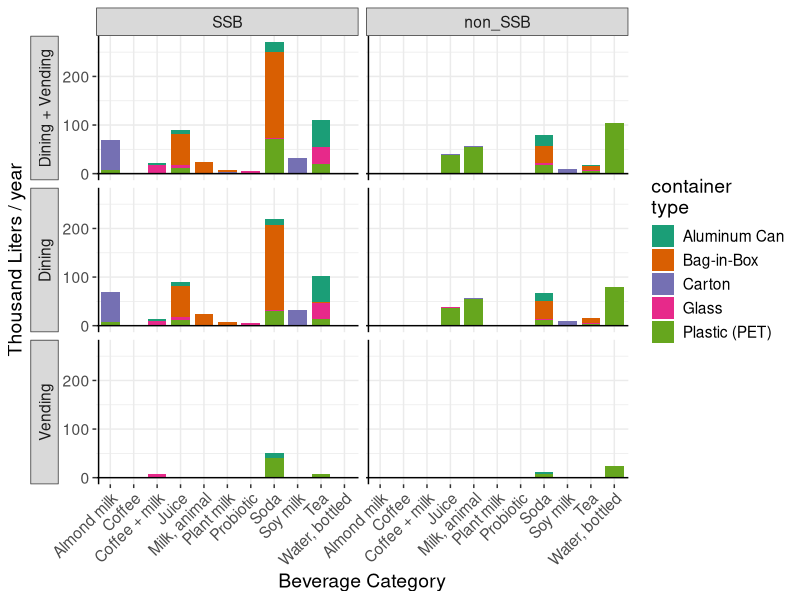
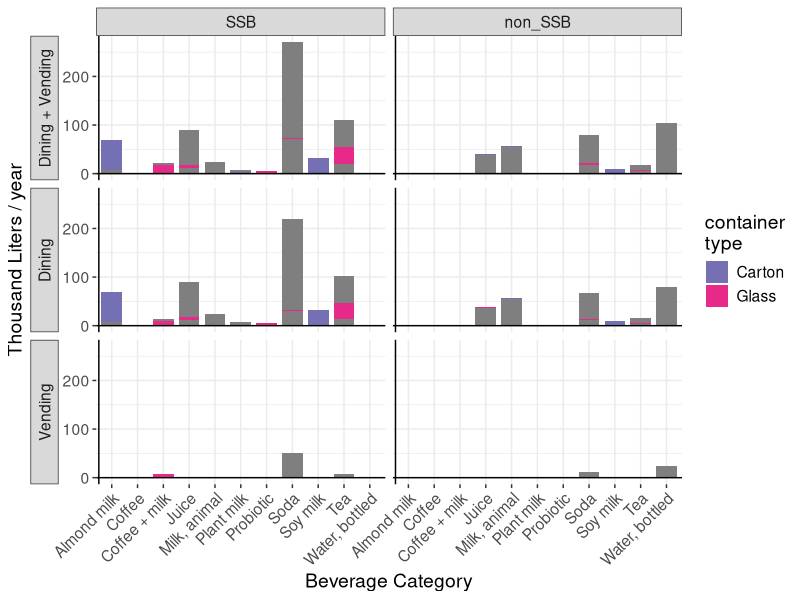
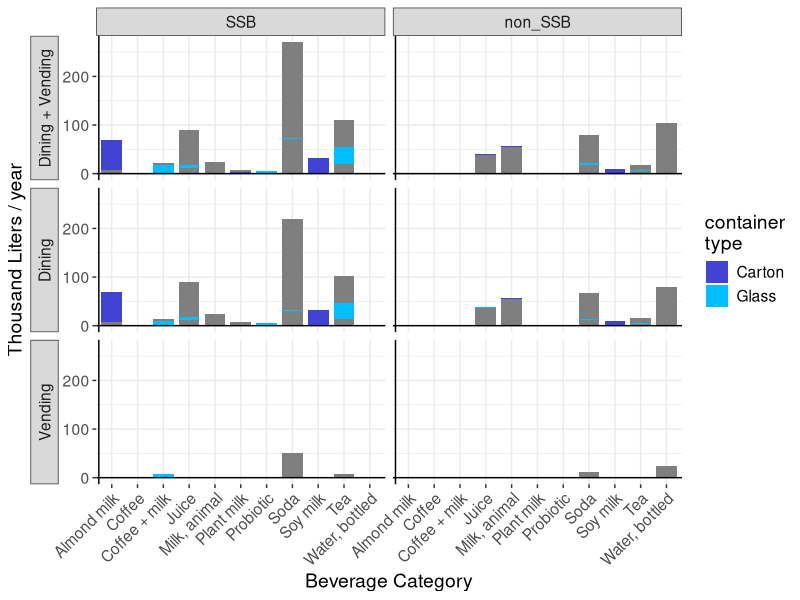
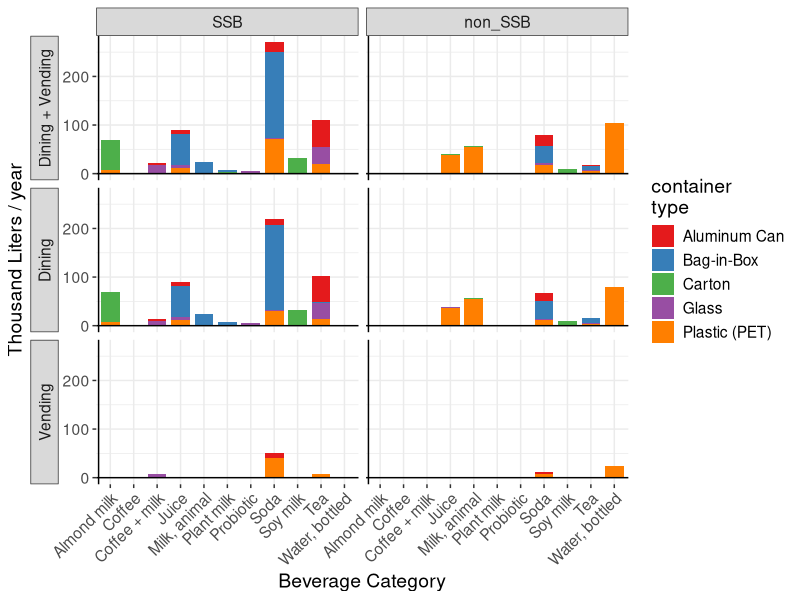
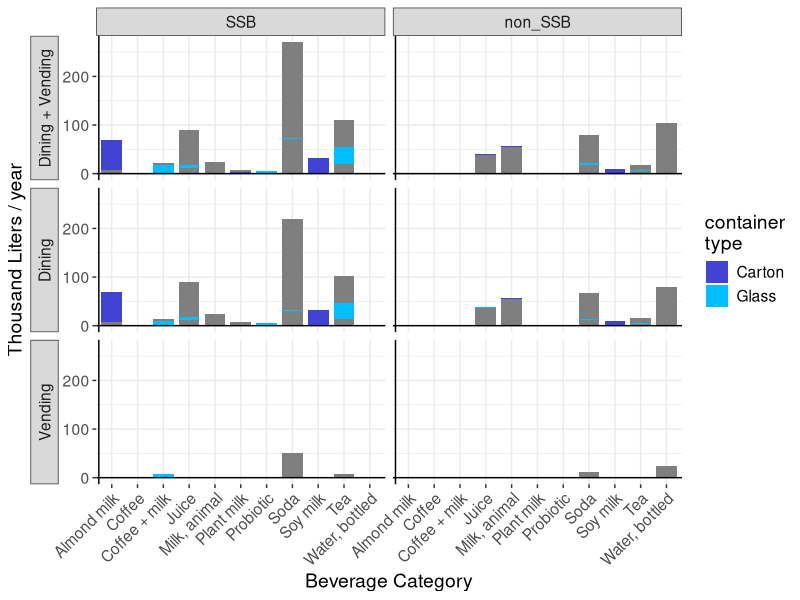
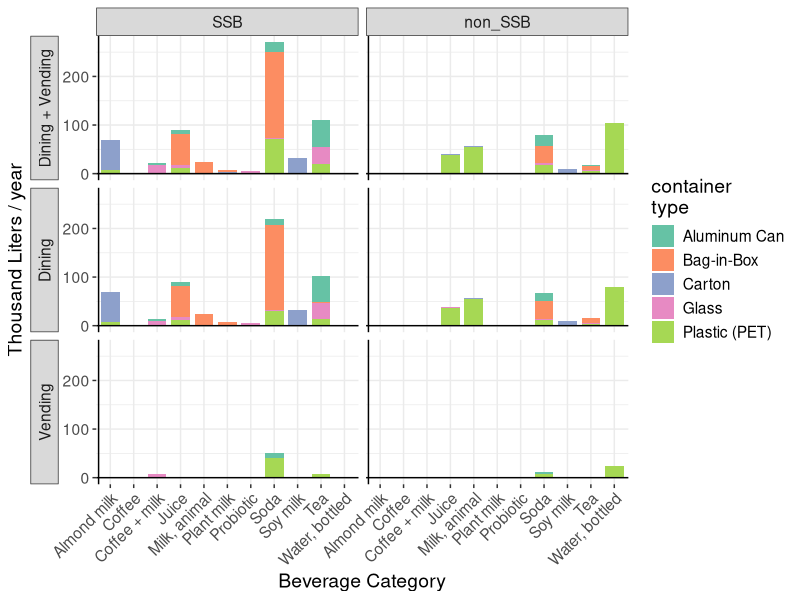
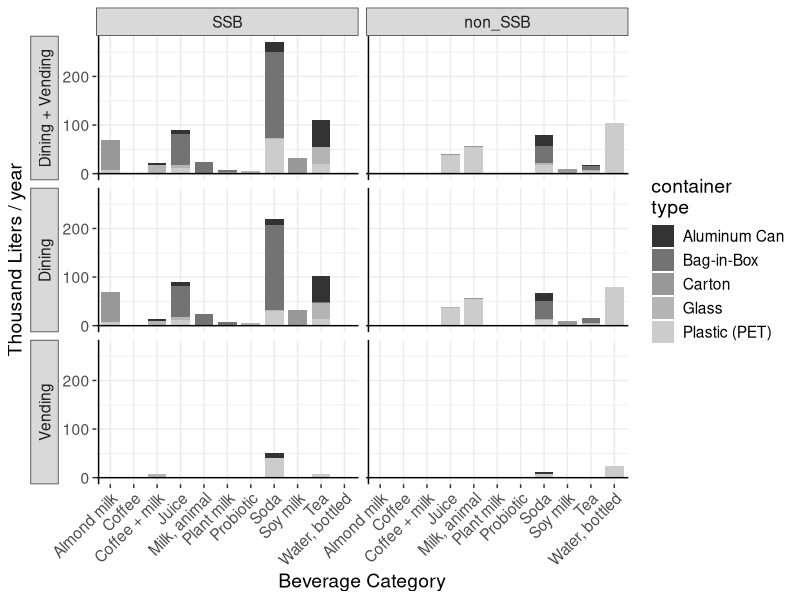
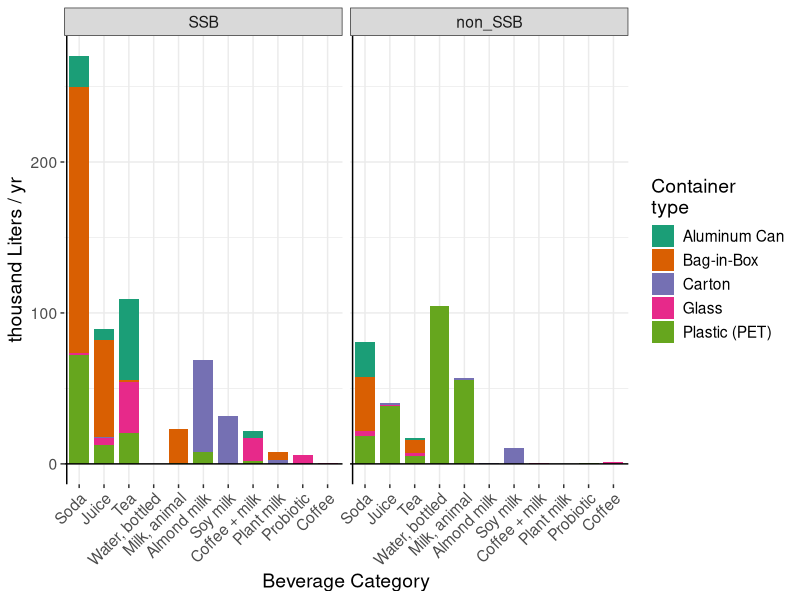

The R source for these figures, in order: (Note: this script raises an error after producing the figures.)
# Summarize, plot, and make tables for results and documentation we want to show
  # Flow (in liter) of beverages by scenario, beverage type, container type, and SSB status
  # This is where we rescale as necessary, and give nicer names

library(tidyverse)
#library(ggtext)
library(viridis)


# Definitions ------------------------------------------------------

# Colors -- Various
col_vir1 <- c("beverage" = "#21908C", "container" = "#440154")
col_bev <- c("#21908C")
col_cont <- c("#440154")

# Colors -- Container types 

col_bev5_B <- c( # Adapted from Brewer Dark2, 5 classes
  "Alum. can" = "#1b9e77",
  "Bag-in-box" = "#d95f02",
  "Carton" = "#7570b3",
  "Glass" = "#e7298a",
  "PET plastic" = "#a6d854"
)

col_bev6_B <- c( # Adapted from Brewer Dark2, 5 classes
  "Alum. can" = "#1b9e77",
  "Bag-in-box" = "#d95f02",
  "Carton" = "#7570b3",
  "Glass" = "#e7298a",
  "PET plastic" = "#a6d854",
  "Steel (reusable)" = "#e6ab02"
)


col_bev5_C <- c( # Based on http://tsitsul.in/blog/coloropt/
  "Alum. can" = "#cacaca",
  "Bag-in-box" = "#ddb310",
  "Carton" = "#4043d3",
  "Glass" = "#00beff",
  "PET plastic" = "#b51d14"
)

col_bev6_C <- c( # Based on http://tsitsul.in/blog/coloropt/
  "Alum. can" = "#cacaca",
  "Bag-in-box" = "#ddb310",
  "Carton" = "#4043d3",
  "Glass" = "#00beff",
  "PET plastic" = "#b51d14",
  "Steel (reusable)" = "#4d4d4d"
)
  

col_bev5_D <- c( # Based on http://tsitsul.in/blog/coloropt/
  "Alum. can" = "#A9A9A9",
  "Bag-in-box" = "tan3",
  "Carton" = "#4043d3",
  "Glass" = "#00beff",
  "PET plastic" = "#b51d14"
)




# Names -------------------------------------------------------------------------

# Human-friendly impact names to be used in ggplot.labeller
  #(should probably do something similar with 'the 'bev_type', 'scen', etc, but not right now)

# Names -------------------------------------------------------------------

bevNames_temp <- read_csv("./data/bevtype_list_name.csv")
#View(bevNames_temp)
bevNames <- bevNames_temp %>%
  mutate(bev_regex = bev_name) %>%
  #  mutate(bev_regex = str_replace(bev_regex, "+ ", "+~")) %>%
  mutate(bev_regex = str_replace(bev_regex, " ", "~")) %>%
  mutate(bev_regex = str_replace(bev_regex, ",", "*','*"))
#View(bevNames)
remove(bevNames_temp)

contNames <- read_csv("./data/conttype_list_name.csv")
#View(contNames)

impNames <- read_csv("./data/imptype_list_name.csv")
#View(impNames)

scenNames <- read_csv("./data/scen_list_name.csv")
#View(scenNames)

# BIG impacts (tonnes, M liter, kg)
 # Formatted in markdown, to use element_markdown
# impnames_hand <- c(
#   ghg = "Climate<br> t CO2eq (100yr) ",
#   h2o = "Blue Water Use<br>[ M liter (Blue) water ]",
#   plastic = "Plastic Pollution<br>[ kg plastic ]"
#)
#View(impnames_hand)

# Impacts per liter
# impname_l <- c(
#   ghg = "Climate<br>[ g CO2eq / liter ]",
#   h2o = "Blue Water Use<br>[ liter (Blue) water / liter ]",
#   plastic = "Plastic Pollution<br>[ g plastic / liter ]"
#)

# FIG 1 vol_dbsc_s0 ------------------------------------------------------

#View(read_csv("./data/vol_dbsc_din+vend_scen0.csv"))

## Make a table to replace "distrib" values
distrib_corr <- tribble(~distrib, ~distrib_name,
                        "Dining + Vending", "Dining + Vending",
                        "dining",  "Dining",
                        "vending", "Vending"
                        )
temp_flow <- read_csv("./data/vol_dbsc_din+vend_scen0.csv") %>%
  left_join(distrib_corr) %>%
  select(-distrib) %>% 
  mutate(distrib = distrib_name) %>%
  select(-distrib_name) %>%
  relocate(distrib)
#View(temp_flow)
remove(distrib_corr)

flow_s0_fig <- temp_flow %>%
  mutate(distrib = factor(distrib, levels=c("Dining + Vending", "Dining", "Vending"))) %>%
  mutate(SSB_status = as_factor(SSB_status)) %>%
  mutate(SSB_status = fct_rev(SSB_status))
#View(flow_s0_fig)
remove(temp_flow)

FIG1 <- flow_s0_fig %>%
  left_join(contNames) %>%
  left_join(bevNames) %>%
  ggplot() + theme_bw() +
  geom_col(aes(y = vol_kL, x = bev_name, fill = cont_name), width = 0.8) +
  facet_grid(rows = vars(distrib),
             cols = vars(SSB_status),
             switch = "y") +
  geom_hline(yintercept = 0) +
  geom_vline(xintercept = 0.5) +
  labs(
    x ="Beverage Category",
    y = "Thousand Liters / year",
    fill = "container\ntype") +
  theme(
    text = element_text(size=14),
    axis.text.x = element_text(angle = 45, hjust = 1),
    #    legend.text = element_text(size = 16),
    #    axis.text.y = element_text(size = 16),
    panel.border = element_blank(),
    strip.placement = "outside") +
#  scale_fill_viridis(discrete=TRUE)
#  scale_fill_brewer(palette = "Set2")
  scale_fill_brewer(palette = "Dark2")
#  scale_fill_manual(values = col_bev5_C)
FIG1
ggsave("./figs/FIG1_vol_scen0_dbsc.pdf", width=8.5, height=8.5, units="in")
ggsave("./figs/FIG1_ORIG.pdf", width=8.5, height=8.5, units="in")

FIG1 +
  scale_fill_manual(values = col_bev5_B)
ggsave("./figs/FIG1_ALT1.pdf", width=8.5, height=8.5, units="in")

FIG1 +
  scale_fill_manual(values = col_bev5_C)
ggsave("./figs/FIG1_ALT2.pdf", width=8.5, height=8.5, units="in")

FIG1 +
  scale_fill_brewer(palette = "Set1")
ggsave("./figs/FIG1_ALT3.pdf", width=8.5, height=8.5, units="in")

FIG1 +
  scale_fill_manual(values = col_bev5_D)
#ggsave("./figs/FIG1_ALT4.pdf", width=8.5, height=8.5, units="in")


FIG1 +
  scale_fill_brewer(palette = "Set2")
  #scale_fill_viridis(discrete=TRUE)
#ggsave("./figs/FIG1_ALT4.pdf", width=8.5, height=8.5, units="in")

## Make B&W version
FIG1 +
  scale_fill_grey()
ggsave("./figs/figsBW/FIG1bw_vol_scen0_dbsc.pdf", width=8.5, height=8.5, units="in")

remove(FIG1)


# vol_bsc_s0 --------------------------------------------

#Scale the Flow data for allscen (not including distrib)
flow_scl <- read_csv("./data/flow_bsc_allscen.csv") %>%
  mutate(vol_kL = vol/1000) %>%   #Resacle values
  select(!vol) %>%
  mutate(SSB_status = as_factor(SSB_status)) %>%
  mutate(SSB_status = fct_rev(SSB_status))
#View(flow_scl)

# !!! Test that all scenarios have same volume
flow_scl %>%
  group_by(scen) %>%
  summarize(TOTAL = sum(vol_kL))

flow_bsc_scen0 <- flow_scl %>%
  filter(scen == "scen0") %>%
  group_by(bev_type, SSB_status, cont_type) %>%
  summarize(vol_kL = sum(vol_kL)) %>%
  ungroup() %>%
  filter(bev_type != "water_ucsb") %>%
  left_join(bevNames) %>%
  left_join(contNames) %>%
  mutate(bev_name = fct_reorder(bev_name, vol_kL, .fun = (sum), .desc =  TRUE))
#View(flow_bsc_scen0)

## By bev type, cont type, and SSB status
flow_bsc_scen0 %>%
  ggplot() + theme_bw() +
  geom_col(aes(y = vol_kL, x = bev_name, fill = cont_name), width = 0.8) +
  facet_wrap(vars(SSB_status)) +
  #             cols = vars(distrib),
  #             switch = "y") 
  geom_hline(yintercept = 0) +
  geom_vline(xintercept = 0.5) +
  labs(
    x ="Beverage Category",
    y = "thousand Liters / yr",
    fill = "Container\ntype") +
  theme(
    text = element_text(size=14),
    axis.text.x = element_text(angle = 45, hjust = 1),
    #    legend.text = element_text(size = 16),
    #    axis.text.y = element_text(size = 16),
    panel.border = element_blank(),
    strip.placement = "outside") +
  scale_fill_brewer(palette = "Dark2")

ggsave("./figs/vol_scen0_bsc.pdf", width=8.5, height=7, units="in")

remove(flow_bsc_scen0)

# vol_bs_s0 -------------------------------------------------------

flow_bs_s0 <- flow_scl %>%
  filter(scen == "scen0") %>%
  group_by(bev_type, SSB_status) %>%
  summarize(vol_kL = sum(vol_kL)) %>%
  ungroup() %>%
  filter(bev_type != "water_ucsb") %>%
  left_join(bevNames) %>%
  mutate(bev_name = fct_reorder(bev_name, vol_kL, .fun = (sum), .desc =  TRUE))

flow_bs_s0 %>%
  ggplot() + theme_bw() +
  geom_col(aes(y = vol_kL, x = bev_name, fill = SSB_status), width = 0.8) +
  geom_hline(yintercept = 0) +
  geom_vline(xintercept = 0.5) +
  labs(
    x ="Beverage Category",
    y = "thousand liters / yr",
    title = "Beverages purchased at UCSB") +
  theme(
    text = element_text(size=14),
    axis.text.x = element_text(angle = 45, hjust = 1),
    panel.border = element_blank(),
    strip.placement = "outside")

ggsave("./figs/vol_scen0_bs.pdf", width=7, height=4, units="in")
remove(flow_bs_s0)

# vol_bc_allscen ---------------------------------------------------------------

## Bevtype, container type, scenario

flow_bc_allscen <- flow_scl %>%
  group_by(scen, bev_type, cont_type) %>%
  summarize(vol_kL = sum(vol_kL)) %>%
  ungroup() %>%
  left_join(contNames) %>%
  left_join(bevNames) %>%
  left_join(scenNames)

FIGSI1 <- flow_bc_allscen %>% 
  ggplot() + 
  theme_bw() +
  geom_col(aes(y = vol_kL, x = bev_name, fill = cont_name),
           width = 0.8) +
  geom_hline(yintercept = 0) +
  geom_vline(xintercept = 0.5) +
  facet_grid(rows = vars(scen_name),
             scales = "free_y",
             switch = "y") +
  labs(
    x ="Beverage Category",
    y = "thousand liters / yr",
    fill = "container\ntype") +
  theme(
    text = element_text(size=14),
    axis.text.x = element_text(angle = 45, hjust = 1),
    panel.border = element_blank(),
    strip.placement = "outside") +
  scale_fill_brewer(palette = "Dark2")
FIGSI1  
ggsave("./figs/FIGSI1_vol_bc_allscen.pdf", width=9, height=11, units = "in")

FIGSI1 +
  scale_fill_manual(values = col_bev6_B)
ggsave("./figs/FIGSI1_ALT1.pdf", width=9, height=11, units = "in")


FIGSI1 +
  scale_fill_manual(values = col_bev6_C)
ggsave("./figs/FIGSI1_ALT2.pdf", width=9, height=11, units = "in")


remove(FIGSI1)
  
## Make tbl for reporting

#View(flow_bc_allscen) # Note the units = kilo liters / yr
flow_bc_allscen %>%
  select(c("scen_name", "vol_kL", "cont_name", "bev_name")) %>%
  pivot_wider(names_from = bev_name, values_from = vol_kL) %>%
  arrange(cont_name) %>%
  arrange(scen_name) %>%
  replace(is.na(.), 0) %>%
  write_csv("./data/data_tbls/TSI9_flow_kL_bc_allscen.csv")

remove(flow_bc_allscen)
    
# IMPACTS: format data -----------------------------------------------------------------

imp_temp <- read_csv("./data/data_gen/imp_bsc_allscen.csv") %>%
  rename(imp_type = impact_type)
#View(imp_temp)

## Rescale impact values
imp_scl <- imp_temp %>%
  mutate(
    value = case_when(
      imp_type == "ghg" ~ value / 10^6,
      imp_type == "h2o" ~ value / 10^6,
      imp_type == "plastic" ~ value / 10^3
    )) %>%
  mutate(item = recode(item, bev = "beverage", cont = "container"))
  
#View(imp_scl)
remove(imp_temp)

## Hack 1: give "SSB" versions of bottled water and ucsb water (filtered tap)
# To have names line up in facet figures

temp_s0 <- imp_scl %>%
  filter(scen == "scen0") %>%
  filter(bev_type != "water_ucsb")
#View(temp_s0)

h1 <- temp_s0 %>%
  filter(bev_type == "water_bottled")%>%
  mutate(SSB_status = "SSB") %>%
  mutate(value = 0)
#View(h1)

imp_temp <- temp_s0 %>%
  bind_rows(h1) %>%
  group_by(bev_type, SSB_status, item, imp_type) %>%
  summarize(value = sum(value)) %>%
  ungroup()
#View(imp_temp)

## Make sure column names are same as the "names" file (up next)
imp_s0 <- imp_temp %>%
  left_join(bevNames) %>%
  left_join(impNames)
#View(imp_s0)

remove(h1)
remove(temp_s0)
remove(imp_temp)

# FIG 4 imp_ibs_s0 ----------------------------------------------------------

FIG4 <- imp_s0 %>%
  ggplot() + theme_bw() +
  geom_col(aes(y = value, x = SSB_status, fill = item),
           width = 0.8) +
  facet_grid(vars(imp_regex_abs),
             vars(bev_name),
             switch = "y",
             scales = "free",
#             labeller = label_parsed
             labeller = labeller(
               imp_regex_abs = label_parsed,
               bev_name = label_wrap_gen(11)
             )
  ) +
  geom_hline(yintercept = 0) +
  geom_vline(xintercept = 0.5) +
  xlab("") +
  ylab("") +
  theme(
    text = element_text(size = 16),
    axis.text.x = element_text(angle = 45, hjust = 1),
    legend.title=element_blank(),
    legend.text=element_text(size=18),
    panel.border = element_blank(),
    strip.placement = "outside",
    legend.position = c(0.93, 0.25),
    legend.key.size = unit(0.92, 'cm'),
    legend.box.background = element_rect(colour = "black")
    #    strip.text = element_markdown()
  ) +
  scale_fill_manual(values = col_vir1)
FIG4
ggsave("./figs/FIG4_imp_ibs_scen0.pdf", width=13, height=8, units="in")

## BW version
FIG4 +
  scale_fill_grey(
    start = 0.7,
    end = 0.4)
ggsave("./figs/figsBW/FIG4bw_imp_ibs_scen0.pdf", width=13, height=8, units="in")

## Data table for SUPP

View(imp_s0)
imp_s0 %>%
  select(imp_name, SSB_status, item, bev_name, value) %>%
  arrange(bev_name) %>%
  pivot_wider(names_from = bev_name, values_from = value) %>%
  arrange(imp_name) %>%
  write_csv("./data/data_tbls/TSI10_imp_ibs_scen0.csv")


# imp_i_allscen -------------------------------------------------------
#View(imp_scl)

imp_i_allscen <- imp_scl %>%
  group_by(scen, item, imp_type) %>%
  summarize(value = sum(value)) %>%
  ungroup() %>%
  left_join(scenNames) %>%
  relocate(scen_name) %>%
  select(-scen) %>%
  left_join(impNames)
#View(imp_i_allscen)

FIG5 <- ggplot() + theme_bw() +
  geom_col(data = imp_i_allscen,
           aes(y = value, x = scen_name, fill = item),
           width = 0.8) +
  facet_grid(rows = vars(imp_regex_abs),
             switch = "y",
             scales = "free",
             labeller = labeller(
               imp_regex_abs = label_parsed
             )
  ) +
  geom_hline(yintercept = 0) +
  geom_vline(xintercept = 0.5) +
  xlab("") +
  ylab("") +
  theme(
    text = element_text(size = 16),
    axis.text.x = element_text(angle = 45, hjust = 1),
    panel.border = element_blank(),
    strip.placement = "outside",
    legend.title=element_blank(),
    legend.position = "top",
    legend.text=element_text(size=18),
    legend.key.size = unit(1, 'cm'),
    ) +
  scale_fill_manual(values = col_vir1)
FIG5
ggsave("./figs/FIG5_imp_i_allscen.pdf", width=10, height=10, units="in")

## BW version
FIG5 + 
  scale_fill_grey(
    start = 0.7,
    end = 0.35)
ggsave("./figs/figsBW/FIG5bw_imp_ibs_scen0.pdf", width=13, height=8, units="in")

## Make a data table for SUPP

imp_i_allscen %>%
  select(scen_name, imp_name, item, value) %>%
  pivot_wider(names_from = scen_name, values_from = value) %>%
  arrange(imp_name) %>%
  write_csv("./data/data_tbls/TSI11_imp_i_allscen_wide.csv")


# imp_is_allscen ----------------------------------------------

imp_is_allscen <- imp_scl %>%
  group_by(scen, item, SSB_status, imp_type) %>%
  summarize(value = sum(value)) %>%
  ungroup() %>%
  left_join(scenNames) %>%
  relocate(scen_name) %>%
  select(-scen) %>%
  left_join(impNames)
#View(imp_is_allscen)

imp_is_allscen %>% ggplot() +
  theme_bw() +
  geom_col(aes(y = value, x = SSB_status, fill = item),
           width = 0.8) +
  facet_grid(vars(imp_regex_abs),
             vars(scen_name),
             switch = "y",
             scales = "free",
             labeller = labeller(
               imp_regex_abs = label_parsed
             )
  ) +
  geom_hline(yintercept = 0) +
  geom_vline(xintercept = 0.5) +
  xlab("") +
  ylab("") +
  theme(
    axis.text.x = element_text(angle = 45, hjust = 1),
    panel.border = element_blank(),
    strip.placement = "outside",
    text = element_text(size=14),
    legend.title=element_blank()
    ) +
  scale_fill_manual(values = col_vir1)

ggsave("./figs/imp_is_allscen.pdf", width=13, height=8, units="in")


# Impact tables for reporting ---------------------------------------------

summ_imp_wide <- imp_scl %>%
  pivot_wider(names_from = imp_type, values_from = value) %>%
  replace(is.na(.), 0)
#View(summ_imp_wide)
write_csv(summ_imp_wide, "./data/data_tbls/imp_bsc_allscen_wide.csv")

#df_imp_scen_bev %>% pivot_wider(names_from = scen, values_from = value))
#Totals by scenario

#View(imp_i_allscen)
imp_i_allscen %>%
  group_by(scen_name, imp_name) %>%
  summarize(value = sum(value)) %>%
  ungroup() %>%
  pivot_wider(names_from = imp_name, values_from = value) %>%
  write_csv("./data/data_tbls/imp_allscen.csv")

imp_s0 %>%
  group_by(imp_name, item) %>%
  summarize(value = sum(value)) %>%
  pivot_wider(names_from = item, values_from = value) %>%
  replace_na(list(beverage = 0)) %>%
  write_csv("./data/data_tbls/imp_scen0_summ.csv")

# Per liter container impacts -------------------------------------------------

#View(contNames)

c1 <- read_csv("./data/cont_imp_l.csv") %>%
  left_join(contNames) %>%
  select(!cont_name_2) %>%
  select(!cont_type) %>%
  pivot_longer(!cont_name, names_to = "imp_type", values_to = "val") %>%
  left_join(impNames)
#View(c1)
#View(impNames)

FIG3 <- c1 %>%
  ggplot() + theme_bw() +
  geom_col(aes(y = val, x = cont_name), width = 0.8, fill = col_cont) +
  facet_grid(rows = vars(imp_regex_perL),
             switch = "y",
             scales = "free",
             labeller = labeller(
               imp_regex_perL = label_parsed
             )) +
  geom_hline(yintercept = 0) +
  geom_vline(xintercept = 0.4) +
  labs(
    x ="Container Category",
    y = "Impacts per liter of container (no beverage)") +
  theme(
    text = element_text(size=14),
    axis.text.x = element_text(angle = 45, hjust = 1),
    #    legend.text = element_text(size = 16),
    #    axis.text.y = element_text(size = 16),
    panel.border = element_blank(),
    strip.placement = "outside")
FIG3
ggsave("./figs/FIG3_cont_imp_liter.pdf", width=4, height=8, units="in")


## B&W version
## NOT SURE WHY scale_fill_grey() is not working here

c1 %>%
  ggplot() + theme_bw() +
  geom_col(aes(y = val, x = cont_name), width = 0.8) +
  facet_grid(rows = vars(imp_regex_perL),
             switch = "y",
             scales = "free",
             labeller = labeller(
               imp_regex_perL = label_parsed
             )) +
  geom_hline(yintercept = 0) +
  geom_vline(xintercept = 0.4) +
  labs(
    x ="Container Category",
    y = "Impacts per liter of container (no beverage)") +
  theme(
    text = element_text(size=14),
    axis.text.x = element_text(angle = 45, hjust = 1),
    #    legend.text = element_text(size = 16),
    #    axis.text.y = element_text(size = 16),
    panel.border = element_blank(),
    strip.placement = "outside")

ggsave("./figs/figsBW/FIG3bw_cont_imp_liter.pdf", width=4, height=8, units="in")


# Per liter beverage impacts ----------------------------------------------
  
#View(bevNames)

temp1 <- read_csv("./data/bev_imp_l.csv")
#View(temp1)
b1 <- temp1 %>%
  filter(bev_type != "water_tap") %>%
  left_join(bevNames) %>%
  select(-c("bev_type", "bev_regex")) %>%
  pivot_longer(!c("bev_name", "SSB_status"), names_to = "imp_type", values_to = "val") %>%
  drop_na() %>%
  left_join(impNames)
View(b1)
remove(temp1)


## The previous way to get good impact names
# b1$imp_type <- impname_l[
#   match(b1$imp_type, names(impname_l)) ]
#View(b1)
  
FIG2 <- b1 %>% ggplot() +
  theme_bw() +
    geom_col(aes(y = val, x = bev_name), width = 0.8, fill = col_bev) +
    facet_grid(rows = vars(imp_regex_perL),
               cols = vars(SSB_status),
               switch = "y",
               scales = "free",
               labeller = labeller(
                 imp_regex_perL = label_parsed
               )) +
    geom_hline(yintercept = 0) +
    geom_vline(xintercept = 0.41) +
    labs(
      x ="Beverage Category",
      y = "Impacts per liter of beverage (no container)") +
    theme(
      text = element_text(size=14),
      axis.text.x = element_text(angle = 45, hjust = 1),
      strip.placement = "outside",
      #    legend.text = element_text(size = 16),
      #    axis.text.y = element_text(size = 16),
      panel.border = element_blank() ) +
  scale_y_continuous(labels=function(x) format(x, big.mark = ",", scientific=FALSE))
FIG2
ggsave("./figs/FIG2_bev_imp_liter.pdf", width=8, height=8, units="in")

## Make BW version
b1 %>% ggplot() +
  theme_bw() +
  geom_col(aes(y = val, x = bev_name), width = 0.8) +
  facet_grid(rows = vars(imp_regex_perL),
             cols = vars(SSB_status),
             switch = "y",
             scales = "free",
             labeller = labeller(
               imp_regex_perL = label_parsed
             )) +
  geom_hline(yintercept = 0) +
  geom_vline(xintercept = 0.41) +
  labs(
    x ="Beverage Category",
    y = "Impacts per liter of beverage (no container)") +
  theme(
    text = element_text(size=14),
    axis.text.x = element_text(angle = 45, hjust = 1),
    strip.placement = "outside",
    #    legend.text = element_text(size = 16),
    #    axis.text.y = element_text(size = 16),
    panel.border = element_blank() ) +
  scale_y_continuous(labels=function(x) format(x, big.mark = ",", scientific=FALSE))
ggsave("./figs/figsBW/FIG2bw_bev_imp_liter.pdf", width=8, height=8, units="in")
